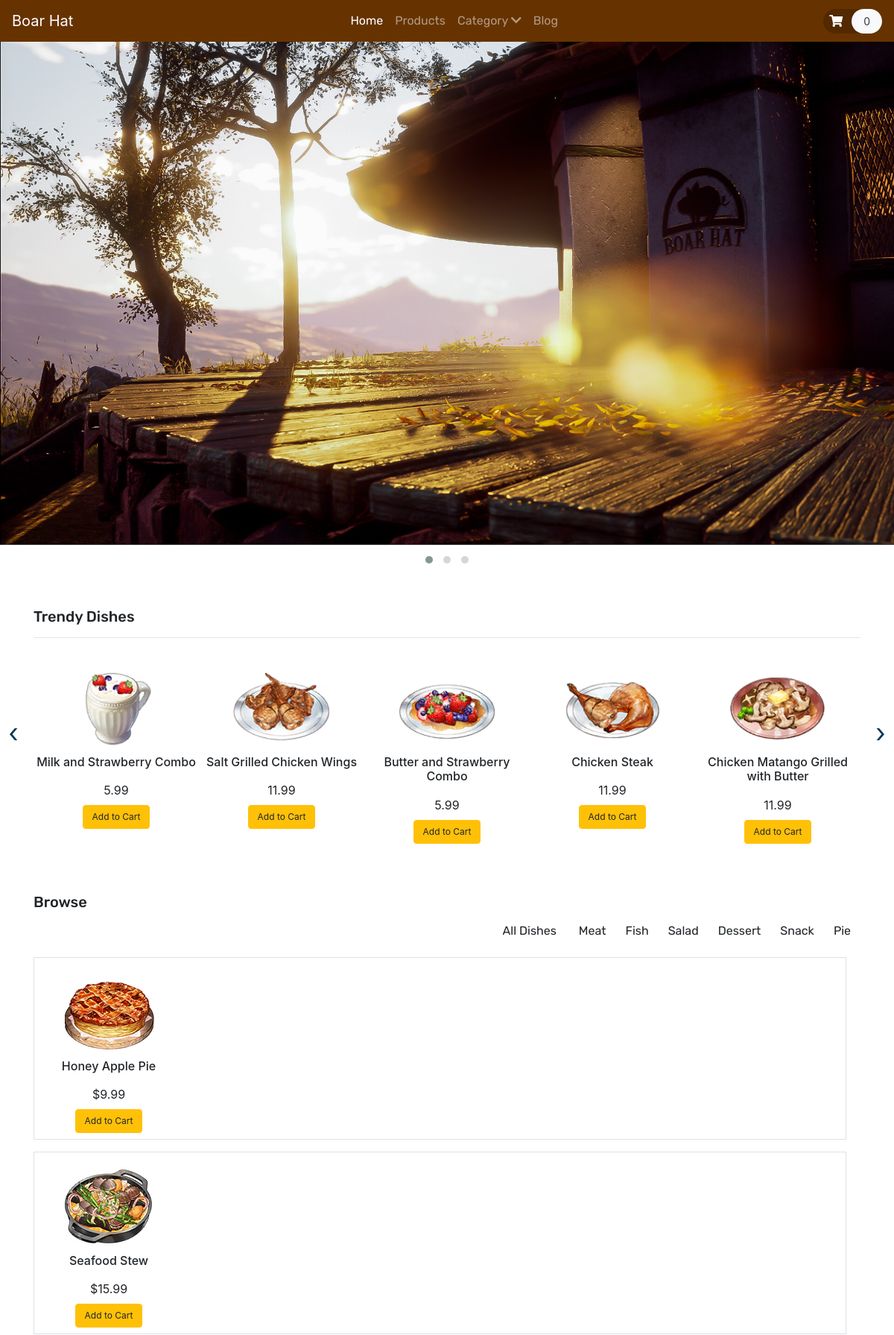
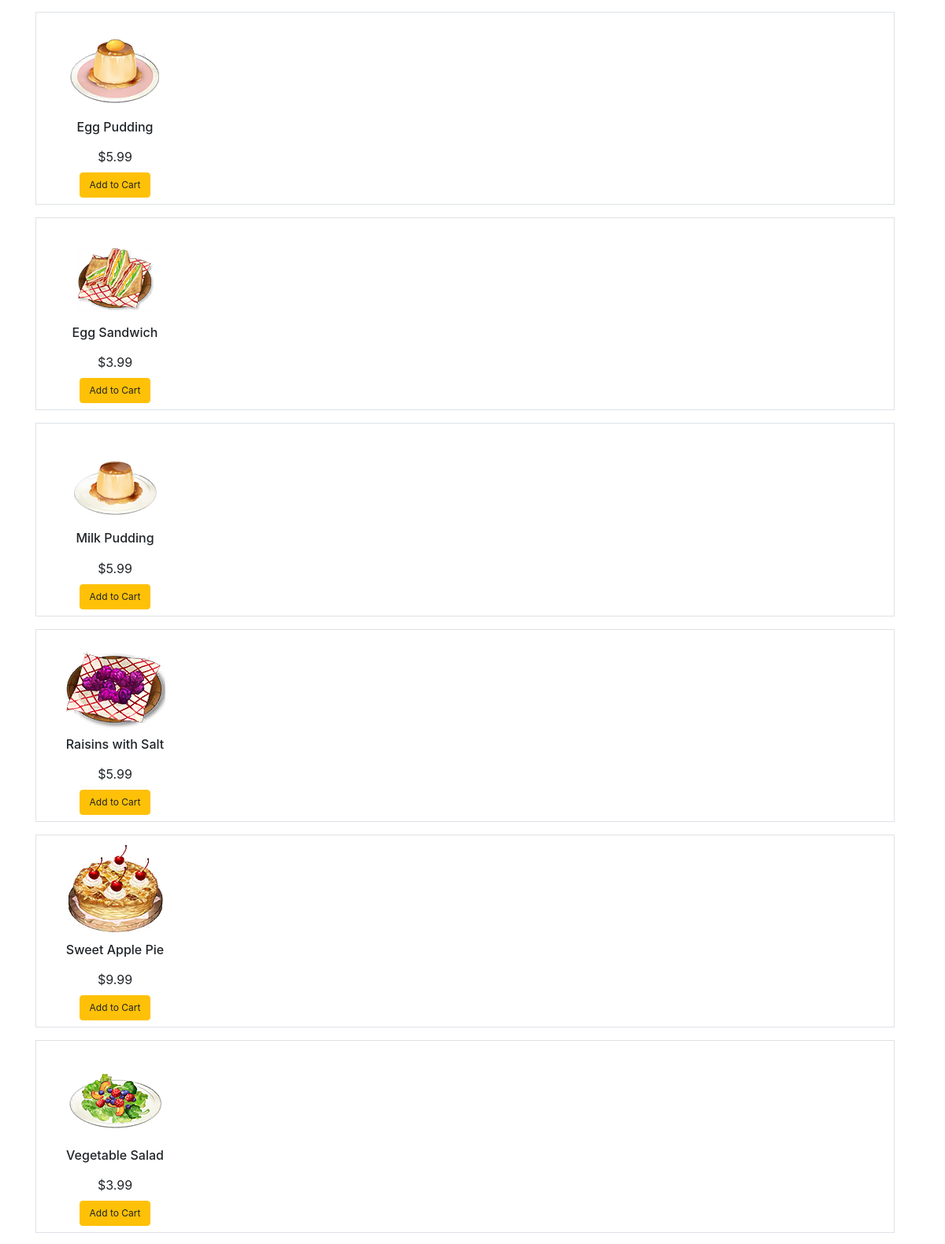
The page / (upper part) on the database its author committed (2 pictures, top to bottom).
### tables this page shows
CREATE TABLE `dish` (
  `item_id` int(11) NOT NULL,
  `category_id` varchar(200) NOT NULL,
  `item_name` varchar(255) NOT NULL,
  `item_price` double(10,2) NOT NULL,
  `item_image` varchar(255) NOT NULL,
  `item_register` datetime DEFAULT NULL
);

CREATE TABLE `category` (
  `category_id` int(11) NOT NULL,
  `category_name` varchar(100) NOT NULL
);

### database/classes/DBController.php (called while the page is built, shortened)
<?php
class DBController
{
    protected $host = 'localhost';
    protected $user = 'root';
    protected $password = '';
    protected $database = "boar_hat";
    public function __construct()
    {
        $this->con = mysqli_connect($this->host, $this->user, $this->password, $this->database);
    }
}

### database/functions.php (called while the page is built, shortened)
<?php
require ('./database/classes/DBController.php');
require ('./database/classes/Product.php');
$db = new DBController();
$product = new Product($db);
$product_suffle = $product->getData();
$Cart = new Cart($db);

### database/classes/Product.php (called while the page is built, shortened)
<?php
class Product
{
    public $db = null;
    public function __construct(DBController $db)
    {
        $this->db = $db;
    }
    public function getData($table = 'dish'){
        $result = $this->db->con->query("SELECT * FROM {$table}");
        $resultArray = array();
        while ($item = mysqli_fetch_array($result, MYSQLI_ASSOC)){
            $resultArray[] = $item;
        }
        return $resultArray;
    }
    public function getCategoryById($category_id = null){
        if (isset($category_id)){
            $result = $this->db->con->query("SELECT category_name FROM category WHERE category_id = {$category_id}");
        }
        $categoryName = mysqli_fetch_assoc($result);
        return $categoryName['category_name'];
    }
}

### components/_special-price.php (the view, shortened to what this page needs)
<?php
  $category = array_map(function ($pro) {return $pro['category_id'];}, $product_suffle);
  $unique = array_unique($category);
  sort($unique);
  shuffle($product_suffle);
  $in_cart =  $Cart->getCartId($product->getData('cart'));
?>
<section id="special-price">
  <div class="container">
    <h4 class="font-rubik font-size-20">Browse</h4>
    <div id="filters" class="button-group text-right font-rubik font-size-16">
      <button class="btn is-checked" data-filter="*">All Dishes</button>
      <?php
      foreach ($unique as $x){
        printf('<button class="btn" data-filter=".%s">%s</button>', $x, $product->getCategoryById($x));
      }
      ?>
    </div>
    <div class="grid">
      <?php array_map(function ($item) use ($in_cart) { ?>
        <div class="grid-item border <?php echo $item['category_id']; ?>">
          <div class="item py-2" style="width: 200px;">
            <div class="product font-rale text-center">
              <a href="<?php printf('%s?item_id=%s', 'product.php', $item['item_id']) ?>"><img src="<?php echo $item['item_image']; ?>" alt="product1" class="img-fluid"></a>
              <div class="text-center">
                <h6><?php echo $item['item_name']; ?></h6>
                <div class="price py-2">
                  <span>$<?php echo $item['item_price']; ?></span>
                </div>
                <form method="post">
                  <?php
                  if (in_array($item['item_id'], $in_cart ?? [] )) {
                    echo '<button type="submit" disabled class="btn btn-success font-size-12">In the Cart</button>';
                  } else {
                    echo '<button type="submit" name="top_sale_submit" class="btn btn-warning font-size-12">Add to Cart</button>';
                  }
                  ?>
                </form>
              </div>
            </div>
          </div>
        </div>
      <?php }, $product_suffle) ?>
    </div>
  </div>
</section>

### components/_top-sale.php (shortened to what this page needs)
<?php
 $product_suffle = $product->getData();
 shuffle($product_suffle);
 ?>
<section id="top-sale">
  <div class="container py-5">
    <h4 class="font-rubik font-size-20">Trendy Dishes</h4>
    <hr>
    <div class="owl-carousel owl-theme">
      <?php foreach ($product_suffle as $item) { ?>
        <div class="item py-2">
          <div class="product font-rale">
            <a href="<?php printf('%s?item_id=%s', 'product.php', $item['item_id']) ?>"><img src="<?php echo $item['item_image']; ?>" alt="product1" class="img-fluid mx-auto" style="width: 60%;"></a>
            <div class="text-center">
              <h6><?php echo $item['item_name']; ?></h6>
              <div class="price py-2">
                <span><?php echo $item['item_price']; ?></span>
              </div>
              <form method="post">
                <?php
                 if (in_array($item['item_id'], $Cart->getCartId($product->getData('cart')) ?? [] )) {
                   echo '<button type="submit" disabled class="btn btn-success font-size-12">In the Cart</button>';
                 } else {
                   echo '<button type="submit" name="top_sale_submit" class="btn btn-warning font-size-12">Add to Cart</button>';
                 }
                 ?>
              </form>
            </div>
          </div>
        </div>
      <?php } ?>
    </div>
  </div>
</section>

### assets/css/style.css (style rules this page uses)
:root { --font-ubuntu: 'Ubuntu', monospace; --color-border: #e5e5e5; }
button, button:focus { outline: none !important; box-shadow: none !important; }
.font-rubik { font-family: "Rubik", cursive; }
.font-size-12 { font-size: 12px; }
.font-size-16 { font-size: 16px; }
.font-size-20 { font-size: 20px; }
#top-sale .owl-carousel .item .product a { overflow: hidden; }
#top-sale .owl-carousel .item .product img { transition: transform 0.5s ease; }
#special-price .grid .grid-item { margin-right: 1.2rem; margin-top: 1rem; }

### rows shown on the page
dish: item_image (picture), item_name "Milk and Strawberry Combo", item_price "5.99"
dish: item_image (picture), item_name "Salt Grilled Chicken Wings", item_price "11.99"
dish: item_image (picture), item_name "Butter and Strawberry Combo", item_price "5.99"
dish: item_image (picture), item_name "Chicken Steak", item_price "11.99"
dish: item_image (picture), item_name "Chicken Matango Grilled with Butter", item_price "11.99"
category: category_name "Meat"
category: category_name "Fish"
category: category_name "Salad"
category: category_name "Dessert"
category: category_name "Snack"
category: category_name "Pie"
dish: item_image (picture), item_name "Honey Apple Pie", item_price "9.99"
dish: item_image (picture), item_name "Seafood Stew", item_price "15.99"
dish: item_image (picture), item_name "Egg Pudding", item_price "5.99"
dish: item_image (picture), item_name "Egg Sandwich", item_price "3.99"
dish: item_image (picture), item_name "Milk Pudding", item_price "5.99"
dish: item_image (picture), item_name "Raisins with Salt", item_price "5.99"
dish: item_image (picture), item_name "Sweet Apple Pie", item_price "9.99"
dish: item_image (picture), item_name "Vegetable Salad", item_price "3.99"

### other values the page prints
count($product->getData('cart')) "0"
